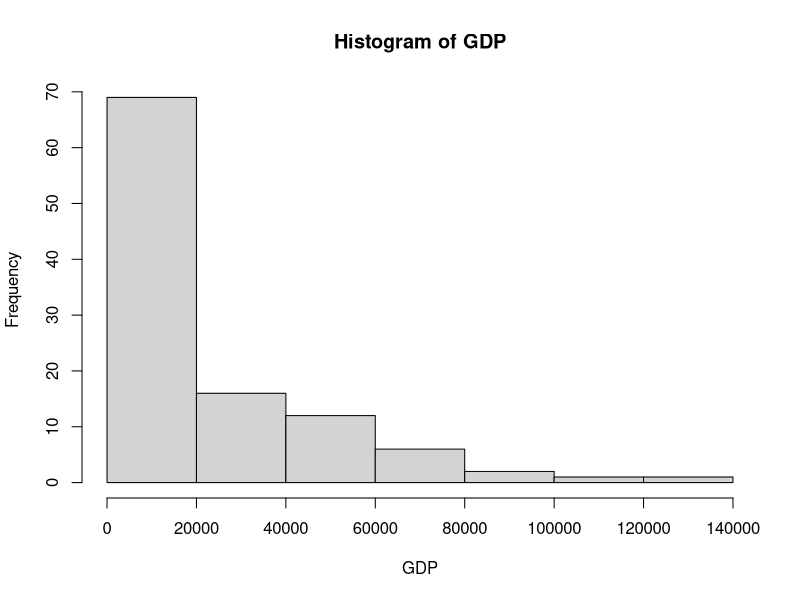
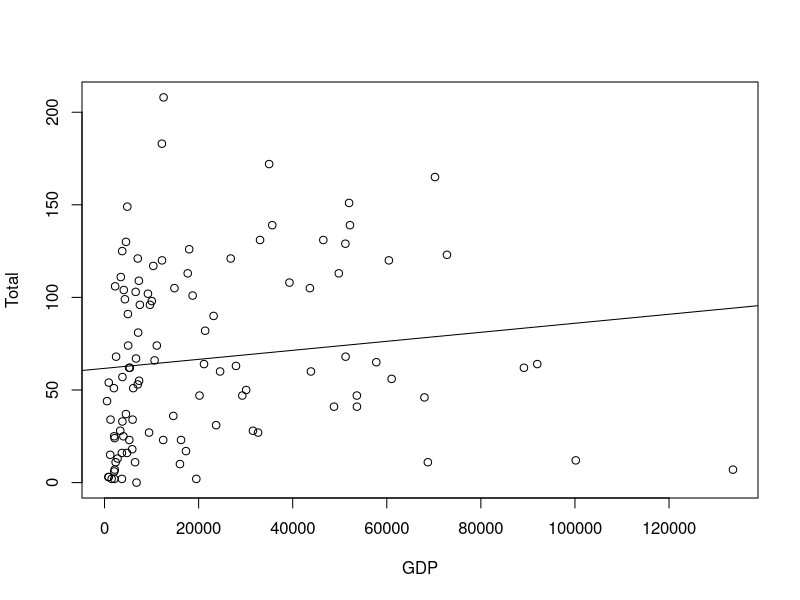
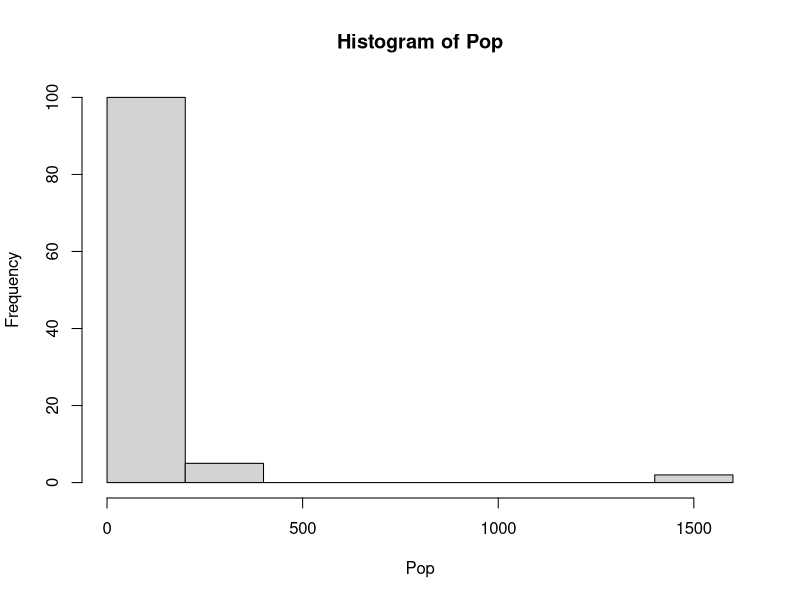
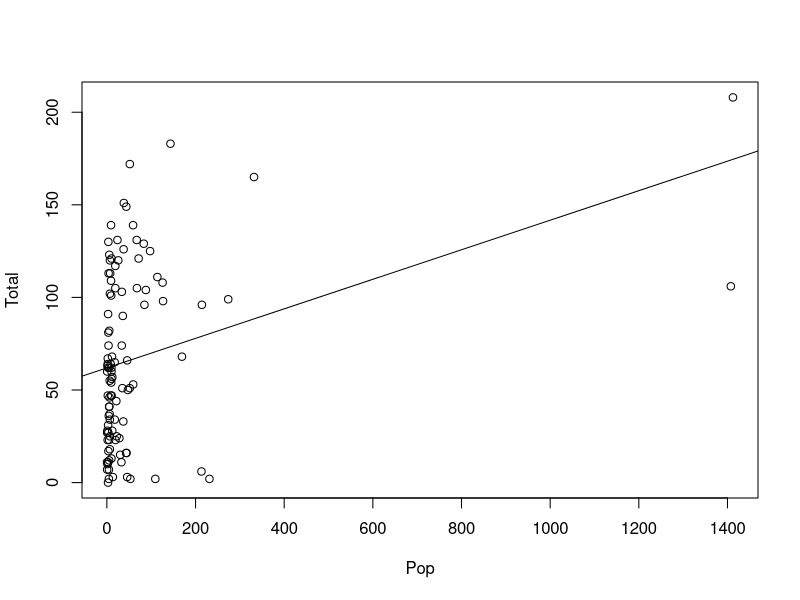
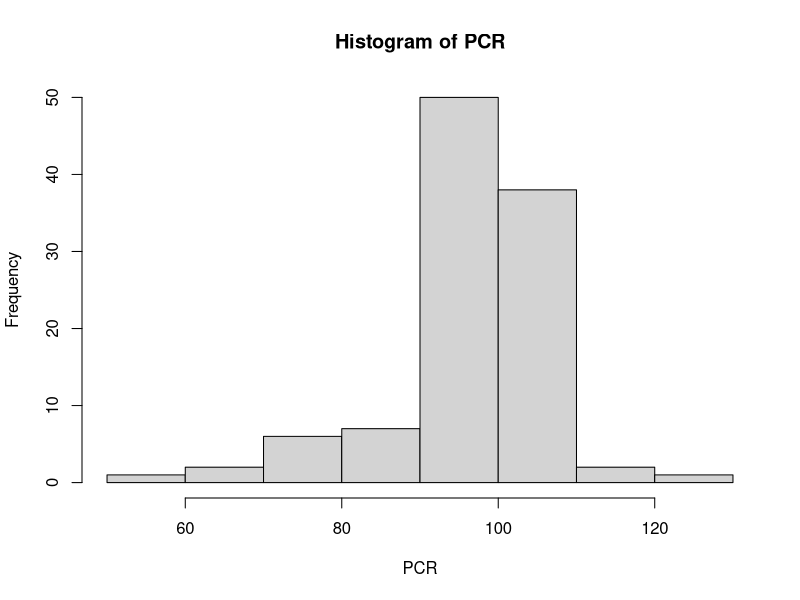
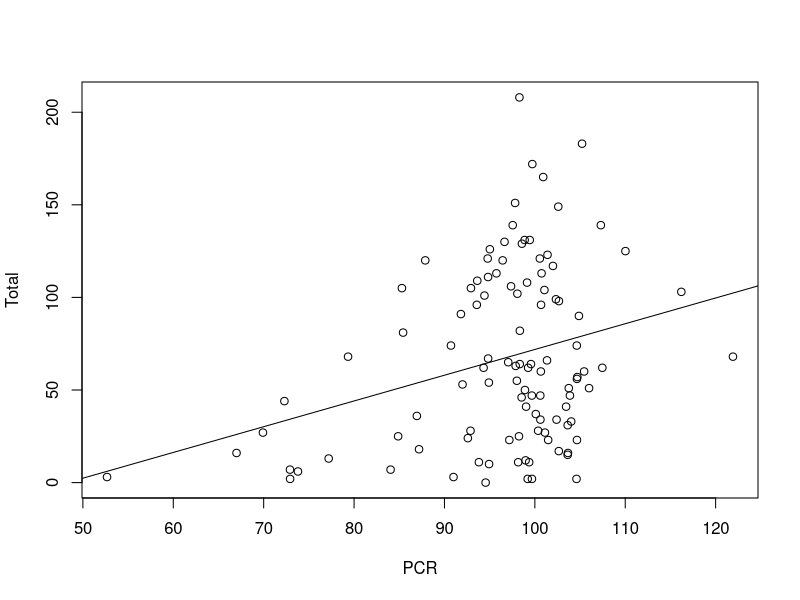
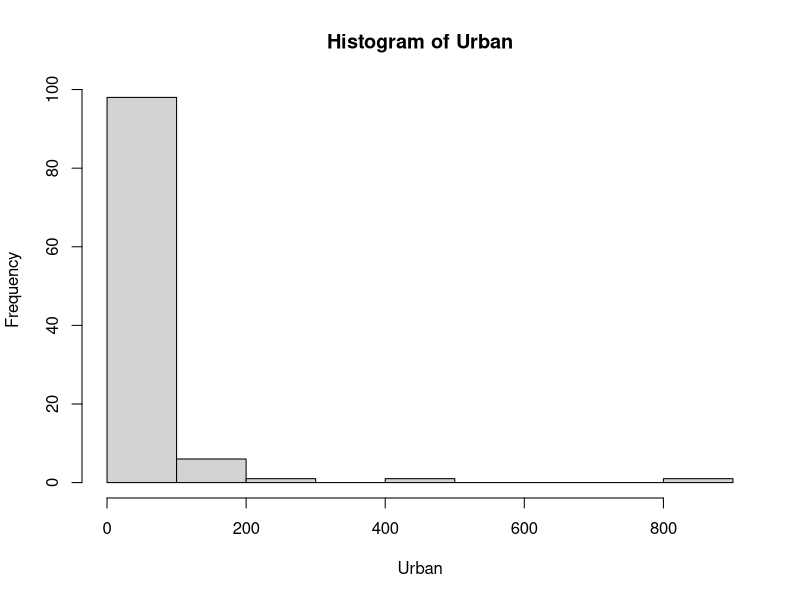
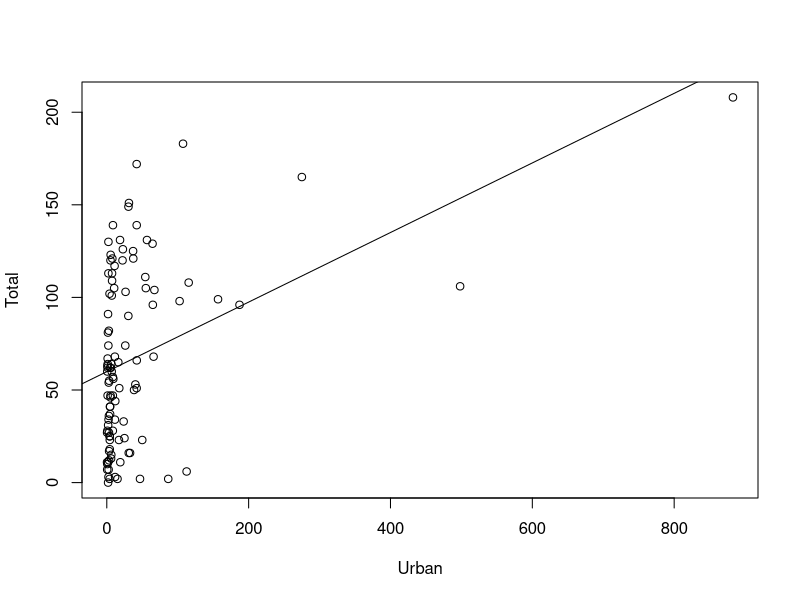

The R source for these figures, in order:
setwd("D:/GitHub/Ekonometria1")
data = read.csv("DATA.csv", sep = ";")
attach(data)
head(data)
summary(data)

hist(GDP)
density(GDP)
cor(Total,GDP)
plot(GDP,Total)
model_GDP = lm(Total~GDP)
abline(model_GDP)

hist(Pop)
density(Pop)
cor(Total,Pop)
plot(Pop, Total)
model_Pop = lm(Total~Pop)
abline(model_Pop)

hist(PCR)
density(PCR)
cor(Total,PCR)
plot(PCR, Total)
model_PCR = lm(Total~PCR)
abline(model_PCR)
summary(model_PCR)

hist(Urban)
density(Urban)
cor(Total, Urban)
plot(Urban, Total)
model_Urban = lm(Total~Urban)
abline(model_Urban)

hist(WiP)
density(WiP)
cor(Total,WiP)
plot(WiP, Total)
model_WiP = lm(Total~WiP)
abline(model_WiP)
summary(model_WiP)

model = lm(Total~GDP+Pop+PCR+Urban+WiP+Area+Urb_area)
plot(model)
coef(model)
summary(model)


X = as.matrix(data.frame(GDP,Pop,PCR,Urban,WiP,Area,Urb_area))
X =cbind(rep(1, nrow(X)), X)
y = Total
b = solve(t(X) %*% X) %*% t(X) %*% y
